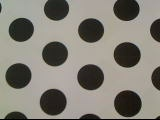
//> input picture project/images/Bild.jpg, 160 x 120 px
$ ./Disparity images/Bild.jpg images/Bild.jpg   (built with g++ and OpenCV 4)
//> lines starting //> are read from the running program, lines starting //| are printed output that depends on the picture; after the words box and inside, x2 and y2 are one past the last pixel; in counts of white or black regions, pixels touching at a corner belong together
/*
 * Disparity.cpp
 *
 *  Created on: May 24, 2017
 *      Author: marci
 */

#include "opencv2/core/core.hpp"
#include "opencv2/calib3d/calib3d.hpp"
#include <opencv2/highgui/highgui.hpp>
#include <opencv2/imgproc/imgproc.hpp>
#include <stdio.h>
#include <iostream>
using namespace cv;

using namespace std;

Mat colorDisparityMap(Mat *);

/*
 * calculate disparity map
 * Usage ./Disparity left_img right_img
 */

int main(int argc, char* argv[]) {

	Mat img1, img2, g1, g2;
	Mat disp, cDisp;

	string left = argv[1];
	string right = argv[2];

	img1 = imread(left);
//> img1 is the input picture: 120 rows x 160 cols, CV_8UC3; mean B, G, R 118.2, 127.1, 130.7
	img2 = imread(right);

	cv::namedWindow("Example1", cv::WINDOW_AUTOSIZE);
	imshow("Example", img1);
	cv::waitKey(0);
	cv::destroyWindow("Example1");

	cv::namedWindow("Example2", cv::WINDOW_AUTOSIZE);
	imshow("Example2", img2);
	cv::waitKey(0);
	cv::destroyWindow("Example2");

	cvtColor(img1, g1, CV_BGR2GRAY);
	cvtColor(img2, g2, CV_BGR2GRAY);

	//creates disparity map
	//@param numdisparity
	//@param blocksize
	//wide camera setting or close objects -> increase numdisparity

	cv::Ptr<cv::StereoBM> sbm = cv::StereoBM::create(128, 11);

	sbm->setPreFilterCap(31);
	sbm->setPreFilterSize(5);
	sbm->setTextureThreshold(500);
	sbm->setSpeckleWindowSize(0);
	sbm->setSpeckleRange(8);
	sbm->setMinDisparity(0);
	sbm->setUniquenessRatio(0);
	sbm->setDisp12MaxDiff(1);

	sbm->compute(g1, g2, disp);
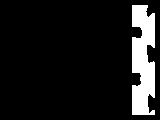
//> disp: 120 rows x 160 cols, CV_16SC1; values -16 (black) and 0 (white), 10.6% white; 1 white region, box (x1, y1, x2, y2) and area: (132, 5, 155, 115) 2033
	normalize(disp, disp, 0, 255, CV_MINMAX, CV_8U);

	cv::namedWindow("Example3", cv::WINDOW_AUTOSIZE);
	imshow("Example3", disp);
	cv::waitKey(0);
	cv::destroyWindow("Example3");

	cDisp = colorDisparityMap( &disp);

	cv::namedWindow("Example4", cv::WINDOW_AUTOSIZE);
	imshow("Example4", cDisp);
	cv::waitKey(0);
	cv::destroyWindow("Example4");

}


//colors the disparity map
Mat colorDisparityMap(Mat *disp) {


	Mat cDisp;
	Mat coloredDisp;
	double min;
	double max;

	minMaxIdx(*disp, &min, &max);
//> min = 0; max = 255

	convertScaleAbs(*disp, cDisp, 255 / (max - min));
	applyColorMap(cDisp, coloredDisp, 2);
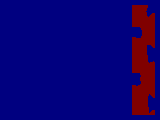
//> coloredDisp: 120 rows x 160 cols, CV_8UC3; mean B, G, R 114.4, 0, 13.6

	return coloredDisp;

}
